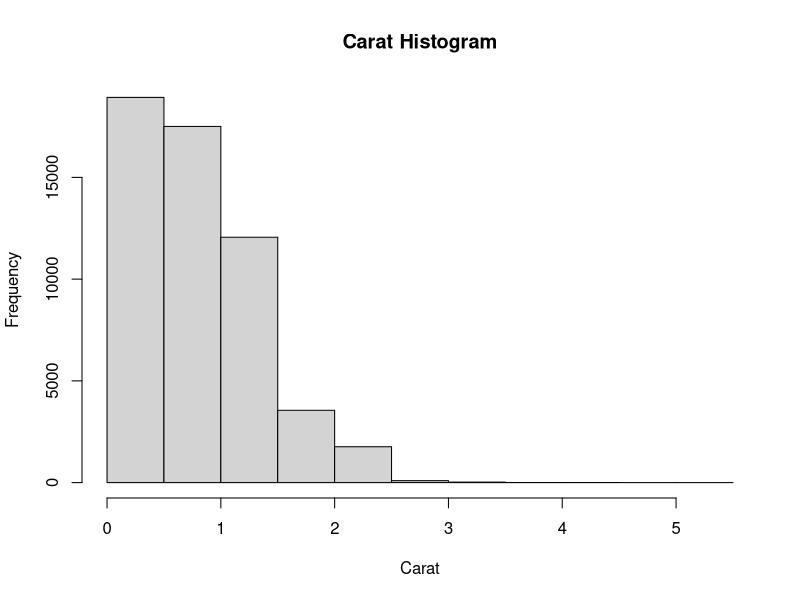
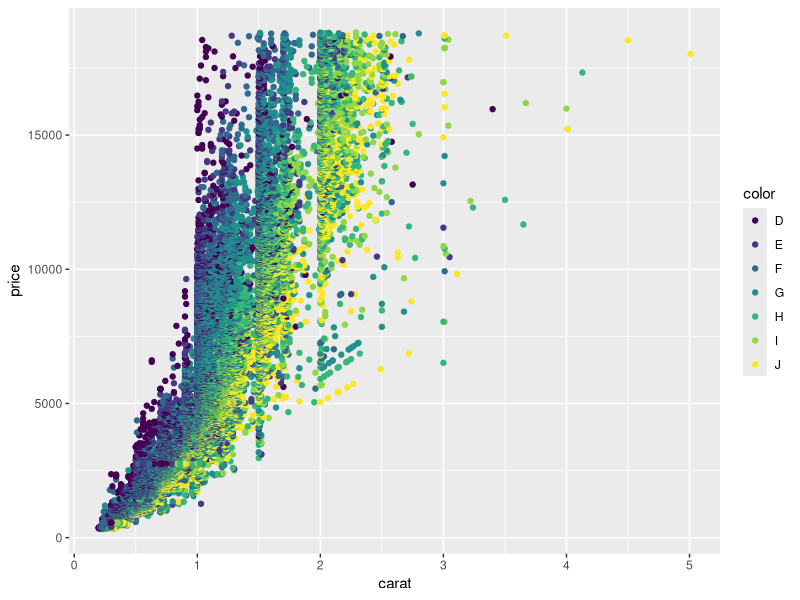
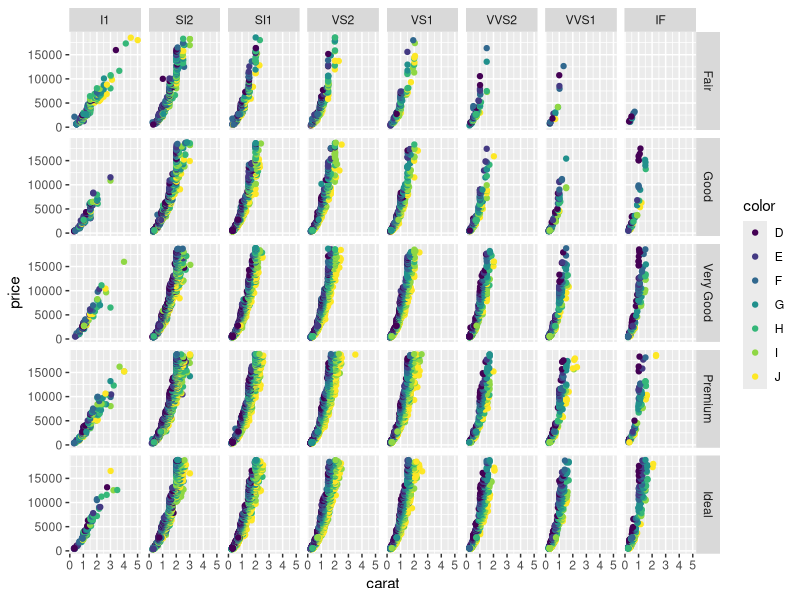
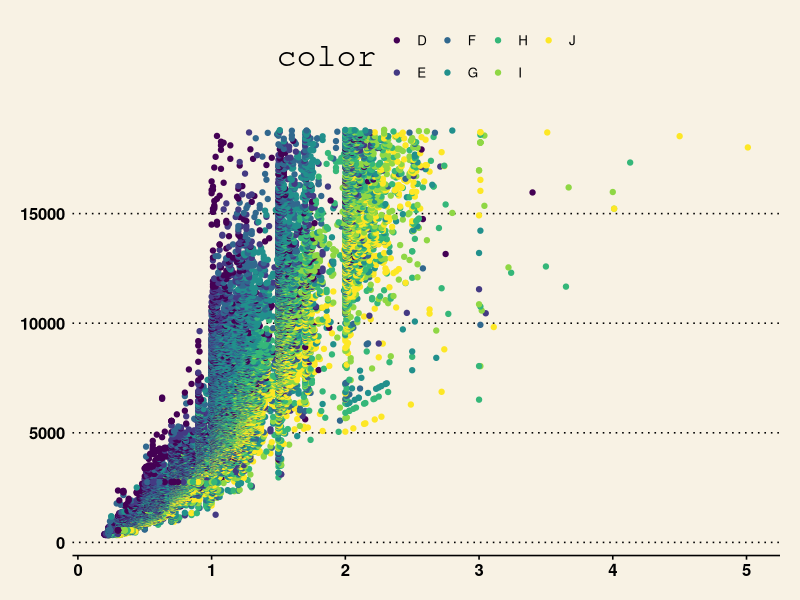

Source code (R) for these figures, in order:
## ---- chunk 1
library(ggplot2)
require(ggplot2)
data(diamonds)
head(diamonds)
## ---- chunk 2
hist(diamonds$carat,main="Carat Histogram",xlab="Carat")
## ---- chunk 3
ggplot(diamonds,aes(x=carat,y=price))+geom_point(aes(color=color))
## ---- chunk 4
ggplot(diamonds,aes(x=carat,y=price))+geom_point(aes(color=color))+facet_grid(cut~clarity)
## ---- chunk 5
library(ggthemes)
ggplot(diamonds,aes(x=carat,y=price))+geom_point(aes(color=color))+theme_wsj()
